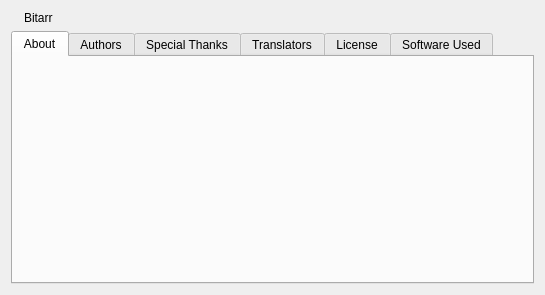
<?xml version="1.0" encoding="UTF-8"?>
<ui version="4.0">
 <author>Christophe Dumez</author>
 <class>AboutDialog</class>
 <widget class="QDialog" name="AboutDialog">
  <property name="geometry">
   <rect>
    <x>0</x>
    <y>0</y>
    <width>545</width>
    <height>295</height>
   </rect>
  </property>
  <property name="windowTitle">
   <string>About Bitarr</string>
  </property>
  <layout class="QVBoxLayout" name="aboutDlgLayout">
   <item>
    <layout class="QHBoxLayout" name="titleHBoxLayout">
     <item>
      <widget class="QLabel" name="logo"/>
     </item>
     <item>
      <widget class="QLabel" name="labelName">
       <property name="text">
        <string notr="true">Bitarr</string>
       </property>
       <property name="textInteractionFlags">
        <set>Qt::TextInteractionFlag::LinksAccessibleByMouse|Qt::TextInteractionFlag::TextSelectableByKeyboard|Qt::TextInteractionFlag::TextSelectableByMouse</set>
       </property>
      </widget>
     </item>
     <item>
      <spacer name="horizontalSpacer_6">
       <property name="orientation">
        <enum>Qt::Orientation::Horizontal</enum>
       </property>
       <property name="sizeHint" stdset="0">
        <size>
         <width>0</width>
         <height>0</height>
        </size>
       </property>
      </spacer>
     </item>
    </layout>
   </item>
   <item>
    <widget class="QTabWidget" name="tw_tabs">
     <property name="currentIndex">
      <number>0</number>
     </property>
     <widget class="QWidget" name="aboutTab">
      <attribute name="title">
       <string>About</string>
      </attribute>
      <layout class="QGridLayout" name="aboutTabLayout">
       <item row="0" column="0">
        <widget class="QLabel" name="labelMascot"/>
       </item>
       <item row="0" column="1">
        <widget class="QLabel" name="labelAbout">
         <property name="sizePolicy">
          <sizepolicy hsizetype="Expanding" vsizetype="Expanding">
           <horstretch>0</horstretch>
           <verstretch>0</verstretch>
          </sizepolicy>
         </property>
         <property name="textFormat">
          <enum>Qt::TextFormat::RichText</enum>
         </property>
         <property name="wordWrap">
          <bool>true</bool>
         </property>
         <property name="openExternalLinks">
          <bool>true</bool>
         </property>
         <property name="textInteractionFlags">
          <set>Qt::TextInteractionFlag::LinksAccessibleByKeyboard|Qt::TextInteractionFlag::LinksAccessibleByMouse</set>
         </property>
        </widget>
       </item>
      </layout>
     </widget>
     <widget class="QWidget" name="authorTab">
      <attribute name="title">
       <string>Authors</string>
      </attribute>
      <layout class="QVBoxLayout" name="authorTabLayout">
       <item>
        <widget class="QGroupBox" name="groupBox_2">
         <property name="title">
          <string>Current maintainer</string>
         </property>
         <layout class="QGridLayout" name="gridLayout_4">
          <item row="0" column="0">
           <widget class="QLabel" name="label_14">
            <property name="text">
             <string>Name:</string>
            </property>
           </widget>
          </item>
          <item row="0" column="1">
           <widget class="QLabel" name="label_17">
            <property name="text">
             <string notr="true">Sledgehammer999</string>
            </property>
           </widget>
          </item>
          <item row="1" column="0">
           <widget class="QLabel" name="label_15">
            <property name="text">
             <string>Nationality:</string>
            </property>
           </widget>
          </item>
          <item row="1" column="1">
           <widget class="QLabel" name="label_18">
            <property name="text">
             <string>Greece</string>
            </property>
           </widget>
          </item>
          <item row="2" column="0">
           <widget class="QLabel" name="label_16">
            <property name="text">
             <string>E-mail:</string>
            </property>
           </widget>
          </item>
          <item row="2" column="1">
           <widget class="QLabel" name="label_19">
            <property name="text">
             <string notr="true">&lt;a href=&quot;mailto:sledgehammer999@qbittorrent.org&quot;&gt;sledgehammer999@qbittorrent.org&lt;/a&gt;</string>
            </property>
            <property name="openExternalLinks">
             <bool>true</bool>
            </property>
            <property name="textInteractionFlags">
             <set>Qt::TextInteractionFlag::LinksAccessibleByMouse|Qt::TextInteractionFlag::TextSelectableByMouse</set>
            </property>
           </widget>
          </item>
          <item row="2" column="2">
           <spacer name="horizontalSpacer">
            <property name="orientation">
             <enum>Qt::Orientation::Horizontal</enum>
            </property>
            <property name="sizeHint" stdset="0">
             <size>
              <width>0</width>
              <height>0</height>
             </size>
            </property>
           </spacer>
          </item>
         </layout>
        </widget>
       </item>
       <item>
        <widget class="QGroupBox" name="groupBox">
         <property name="title">
          <string>Original author</string>
         </property>
         <layout class="QGridLayout" name="gridLayout_5">
          <item row="0" column="0">
           <widget class="QLabel" name="label_3">
            <property name="text">
             <string>Name:</string>
            </property>
           </widget>
          </item>
          <item row="0" column="1">
           <widget class="QLabel" name="label_2">
            <property name="text">
             <string notr="true">Christophe Dumez</string>
            </property>
           </widget>
          </item>
          <item row="1" column="0">
           <widget class="QLabel" name="label_4">
            <property name="text">
             <string>Nationality:</string>
            </property>
           </widget>
          </item>
          <item row="1" column="1">
           <widget class="QLabel" name="label_7">
            <property name="text">
             <string>France</string>
            </property>
           </widget>
          </item>
          <item row="2" column="0">
           <widget class="QLabel" name="label_5">
            <property name="text">
             <string>E-mail:</string>
            </property>
           </widget>
          </item>
          <item row="2" column="1">
           <widget class="QLabel" name="label_6">
            <property name="text">
             <string notr="true">&lt;a href=&quot;mailto:chris@qbittorrent.org&quot;&gt;chris@qbittorrent.org&lt;/a&gt;</string>
            </property>
            <property name="openExternalLinks">
             <bool>true</bool>
            </property>
            <property name="textInteractionFlags">
             <set>Qt::TextInteractionFlag::LinksAccessibleByMouse|Qt::TextInteractionFlag::TextSelectableByMouse</set>
            </property>
           </widget>
          </item>
          <item row="2" column="2">
           <spacer name="horizontalSpacer_2">
            <property name="orientation">
             <enum>Qt::Orientation::Horizontal</enum>
            </property>
            <property name="sizeHint" stdset="0">
             <size>
              <width>0</width>
              <height>0</height>
             </size>
            </property>
           </spacer>
          </item>
         </layout>
        </widget>
       </item>
       <item>
        <spacer name="verticalSpacer">
         <property name="orientation">
          <enum>Qt::Orientation::Vertical</enum>
         </property>
         <property name="sizeHint" stdset="0">
          <size>
           <width>0</width>
           <height>0</height>
          </size>
         </property>
        </spacer>
       </item>
      </layout>
     </widget>
     <widget class="QWidget" name="thanksTab">
      <attribute name="title">
       <string>Special Thanks</string>
      </attribute>
      <layout class="QVBoxLayout" name="thanksTabLayout">
       <property name="leftMargin">
        <number>0</number>
       </property>
       <property name="topMargin">
        <number>0</number>
       </property>
       <property name="rightMargin">
        <number>0</number>
       </property>
       <property name="bottomMargin">
        <number>0</number>
       </property>
       <item>
        <widget class="QTextBrowser" name="textBrowserThanks">
         <property name="openExternalLinks">
          <bool>true</bool>
         </property>
        </widget>
       </item>
      </layout>
     </widget>
     <widget class="QWidget" name="translationTab">
      <attribute name="title">
       <string>Translators</string>
      </attribute>
      <layout class="QVBoxLayout" name="translationTabLayout">
       <property name="leftMargin">
        <number>0</number>
       </property>
       <property name="topMargin">
        <number>0</number>
       </property>
       <property name="rightMargin">
        <number>0</number>
       </property>
       <property name="bottomMargin">
        <number>0</number>
       </property>
       <item>
        <widget class="QTextBrowser" name="textBrowserTranslation">
         <property name="lineWrapMode">
          <enum>QTextEdit::LineWrapMode::NoWrap</enum>
         </property>
         <property name="openExternalLinks">
          <bool>true</bool>
         </property>
        </widget>
       </item>
      </layout>
     </widget>
     <widget class="QWidget" name="licenseTab">
      <attribute name="title">
       <string>License</string>
      </attribute>
      <layout class="QVBoxLayout" name="licenseTabLayout">
       <property name="leftMargin">
        <number>0</number>
       </property>
       <property name="topMargin">
        <number>0</number>
       </property>
       <property name="rightMargin">
        <number>0</number>
       </property>
       <property name="bottomMargin">
        <number>0</number>
       </property>
       <item>
        <widget class="QTextBrowser" name="textBrowserLicense">
         <property name="openExternalLinks">
          <bool>true</bool>
         </property>
        </widget>
       </item>
      </layout>
     </widget>
     <widget class="QWidget" name="SoftwareUsedTab">
      <attribute name="title">
       <string>Software Used</string>
      </attribute>
      <layout class="QVBoxLayout" name="SoftwareUsedTabLayout">
       <item>
        <layout class="QHBoxLayout" name="horizontalLayout">
         <item>
          <widget class="QLabel" name="label">
           <property name="text">
            <string>Bitarr was built with the following libraries:</string>
           </property>
          </widget>
         </item>
         <item>
          <spacer name="horizontalSpacer_5">
           <property name="orientation">
            <enum>Qt::Orientation::Horizontal</enum>
           </property>
           <property name="sizeHint" stdset="0">
            <size>
             <width>40</width>
             <height>20</height>
            </size>
           </property>
          </spacer>
         </item>
         <item>
          <widget class="QPushButton" name="btnCopyToClipboard">
           <property name="text">
            <string>Copy to clipboard</string>
           </property>
          </widget>
         </item>
        </layout>
       </item>
       <item>
        <widget class="Line" name="line_2">
         <property name="orientation">
          <enum>Qt::Orientation::Horizontal</enum>
         </property>
        </widget>
       </item>
       <item>
        <layout class="QGridLayout" name="gridLayout">
         <item row="0" column="1">
          <widget class="QLabel" name="labelQt">
           <property name="text">
            <string notr="true">Qt:</string>
           </property>
           <property name="alignment">
            <set>Qt::AlignmentFlag::AlignRight|Qt::AlignmentFlag::AlignTrailing|Qt::AlignmentFlag::AlignVCenter</set>
           </property>
           <property name="textInteractionFlags">
            <set>Qt::TextInteractionFlag::LinksAccessibleByMouse|Qt::TextInteractionFlag::TextSelectableByMouse</set>
           </property>
          </widget>
         </item>
         <item row="0" column="2">
          <widget class="QLabel" name="labelQtVer">
           <property name="textInteractionFlags">
            <set>Qt::TextInteractionFlag::LinksAccessibleByMouse|Qt::TextInteractionFlag::TextSelectableByMouse</set>
           </property>
          </widget>
         </item>
         <item row="1" column="0">
          <spacer name="horizontalSpacer_4">
           <property name="orientation">
            <enum>Qt::Orientation::Horizontal</enum>
           </property>
           <property name="sizeHint" stdset="0">
            <size>
             <width>0</width>
             <height>0</height>
            </size>
           </property>
          </spacer>
         </item>
         <item row="1" column="1">
          <widget class="QLabel" name="labelLibt">
           <property name="text">
            <string notr="true">Libtorrent:</string>
           </property>
           <property name="alignment">
            <set>Qt::AlignmentFlag::AlignRight|Qt::AlignmentFlag::AlignTrailing|Qt::AlignmentFlag::AlignVCenter</set>
           </property>
           <property name="textInteractionFlags">
            <set>Qt::TextInteractionFlag::LinksAccessibleByMouse|Qt::TextInteractionFlag::TextSelectableByMouse</set>
           </property>
          </widget>
         </item>
         <item row="1" column="2">
          <widget class="QLabel" name="labelLibtVer">
           <property name="textInteractionFlags">
            <set>Qt::TextInteractionFlag::LinksAccessibleByMouse|Qt::TextInteractionFlag::TextSelectableByMouse</set>
           </property>
          </widget>
         </item>
         <item row="1" column="3">
          <spacer name="horizontalSpacer_3">
           <property name="orientation">
            <enum>Qt::Orientation::Horizontal</enum>
           </property>
           <property name="sizeHint" stdset="0">
            <size>
             <width>0</width>
             <height>0</height>
            </size>
           </property>
          </spacer>
         </item>
         <item row="2" column="1">
          <widget class="QLabel" name="labelBoost">
           <property name="text">
            <string notr="true">Boost:</string>
           </property>
           <property name="alignment">
            <set>Qt::AlignmentFlag::AlignRight|Qt::AlignmentFlag::AlignTrailing|Qt::AlignmentFlag::AlignVCenter</set>
           </property>
           <property name="textInteractionFlags">
            <set>Qt::TextInteractionFlag::LinksAccessibleByMouse|Qt::TextInteractionFlag::TextSelectableByMouse</set>
           </property>
          </widget>
         </item>
         <item row="2" column="2">
          <widget class="QLabel" name="labelBoostVer">
           <property name="textInteractionFlags">
            <set>Qt::TextInteractionFlag::LinksAccessibleByMouse|Qt::TextInteractionFlag::TextSelectableByMouse</set>
           </property>
          </widget>
         </item>
         <item row="3" column="1">
          <widget class="QLabel" name="labelOpenssl">
           <property name="text">
            <string notr="true">OpenSSL:</string>
           </property>
           <property name="alignment">
            <set>Qt::AlignmentFlag::AlignRight|Qt::AlignmentFlag::AlignTrailing|Qt::AlignmentFlag::AlignVCenter</set>
           </property>
           <property name="textInteractionFlags">
            <set>Qt::TextInteractionFlag::LinksAccessibleByMouse|Qt::TextInteractionFlag::TextSelectableByMouse</set>
           </property>
          </widget>
         </item>
         <item row="3" column="2">
          <widget class="QLabel" name="labelOpensslVer">
           <property name="textInteractionFlags">
            <set>Qt::TextInteractionFlag::LinksAccessibleByMouse|Qt::TextInteractionFlag::TextSelectableByMouse</set>
           </property>
          </widget>
         </item>
         <item row="4" column="1">
          <widget class="QLabel" name="labelZlib">
           <property name="text">
            <string notr="true">zlib:</string>
           </property>
           <property name="alignment">
            <set>Qt::AlignmentFlag::AlignRight|Qt::AlignmentFlag::AlignTrailing|Qt::AlignmentFlag::AlignVCenter</set>
           </property>
           <property name="textInteractionFlags">
            <set>Qt::TextInteractionFlag::LinksAccessibleByMouse|Qt::TextInteractionFlag::TextSelectableByMouse</set>
           </property>
          </widget>
         </item>
         <item row="4" column="2">
          <widget class="QLabel" name="labelZlibVer">
           <property name="textInteractionFlags">
            <set>Qt::TextInteractionFlag::LinksAccessibleByMouse|Qt::TextInteractionFlag::TextSelectableByMouse</set>
           </property>
          </widget>
         </item>
        </layout>
       </item>
       <item>
        <widget class="Line" name="line">
         <property name="orientation">
          <enum>Qt::Orientation::Horizontal</enum>
         </property>
        </widget>
       </item>
       <item>
        <widget class="QLabel" name="labelDBIP">
         <property name="text">
          <string notr="true">DB-IP license text</string>
         </property>
         <property name="wordWrap">
          <bool>true</bool>
         </property>
         <property name="openExternalLinks">
          <bool>true</bool>
         </property>
         <property name="textInteractionFlags">
          <set>Qt::TextInteractionFlag::LinksAccessibleByKeyboard|Qt::TextInteractionFlag::LinksAccessibleByMouse</set>
         </property>
        </widget>
       </item>
       <item>
        <spacer name="verticalSpacer_2">
         <property name="orientation">
          <enum>Qt::Orientation::Vertical</enum>
         </property>
         <property name="sizeHint" stdset="0">
          <size>
           <width>0</width>
           <height>0</height>
          </size>
         </property>
        </spacer>
       </item>
      </layout>
     </widget>
    </widget>
   </item>
  </layout>
 </widget>
 <resources/>
 <connections/>
</ui>
